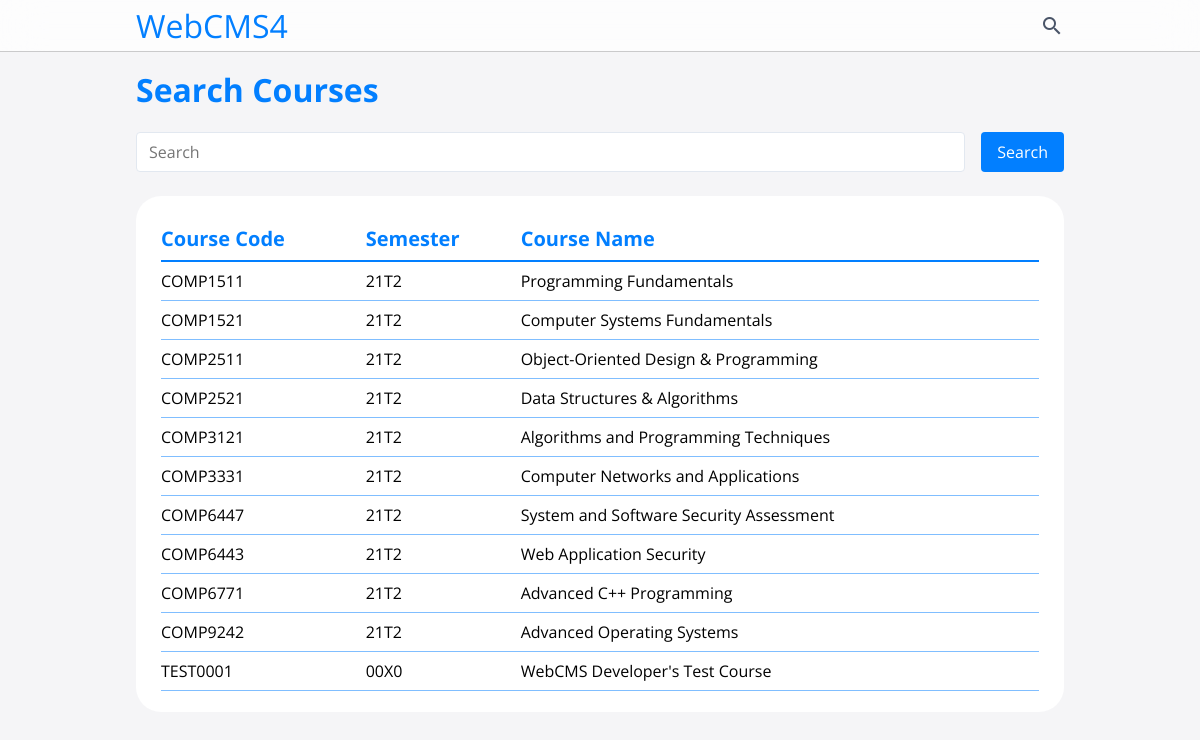
Screenshot of /courses with the database file from the repository.
### tables this page shows
CREATE TABLE COURSES(ID INT PRIMARY KEY,
CODE TEXT NOT NULL,
SEMESTER TEXT NOT NULL,
NAME TEXT NOT NULL);

### routes.py (the view)
@app.route("/courses", methods=["GET", "POST"])
def courses():
	search = request.form.get("search", "")
	courses = Course.get_query(search)
	return render_template("courses.html", search=search, courses=courses)

### webcms4db.py (called while the page is built)
	def get_query(term):
		con = sqlite3.connect("webcms4.sqlite")
		cur = con.cursor()
		cur.execute(f"SELECT ID, CODE, SEMESTER, NAME FROM COURSES WHERE NAME LIKE '%{term}%'")
		rows = cur.fetchall()
		con.close()
		return rows

### templates/courses.html (shortened to what this page needs)
<!DOCTYPE html>
<html>
<head>
	<link rel="stylesheet" href="/static/css/main.css">
</head>
<body>
<header>
<nav>
	<a class="logo" href="/">WebCMS4</a>
	<a class="nav-search" href="/courses"><span class="material-icons">search</span></a>
</nav>
</header>
<main>
	<h1>Search Courses</h1>
	<form class="search-form" method="POST">
		<input type="text" name="search" placeholder="Search" value="{{ search }}">
		<button type="submit">Search</button>
	</form>
	<article>
	<table>
		<tr>
			<th>Course Code</th>
			<th>Semester</th>
			<th>Course Name</th>
		</tr>
		{% for course in courses %}
		<tr>
			<td>{{ course[1] }}</td>
			<td>{{ course[2] }}</td>
			<td>{{ course[3] }}</td>
		</tr>
		{% endfor %}
	</table>
	</article>
</main>
</body>
</html>

### static/css/main.css (style rules this page uses)
html { height: 100%; }
body { background-color: #f5f5f7; font-family: 'Open Sans', sans-serif; margin: 0; }
header { background-color: #fffb; backdrop-filter: saturate(180%) blur(20px); padding: 0.25em; border-bottom: 1px solid #0003; }
nav { display: flex; align-items: center; color: #4a5568; max-width: 60rem; margin: 0 auto; }
nav > a { margin: 0 1rem; display: block; text-decoration: none; color: inherit; }
.logo { color: #027fff; font-size: 2em; }
.nav-search { margin-left: auto; }
.nav-search > .material-icons { display: block; }
main { padding: 1rem; max-width: 60rem; margin: 0 auto; box-sizing: border-box; }
h1 { color: #027fff; font-size: 2em; margin-top: 0; }
article { background: white; border-radius: 25px; padding: 21px 25px; margin-bottom: 2rem; }
table { width: 100%; border-spacing: 0; }
th { color: #027fff; text-align: left; font-size: 1.25em; border-bottom: 2px solid #027fff !important; }
th, td { padding: 0.5rem 0; border-bottom: 1px solid #027fff80; }
input[type=text], input[type=password], textarea { color: #4a5568; font-size: 1em; padding: 0.5rem 0.75rem; border-radius: 4px; border: 1px solid #e2e8f0; font-family: inherit; box-sizing: border-box; }
.search-form { display: flex; margin-bottom: 1.5rem; }
.search-form > input[type=text] { flex: 1; margin-right: 1rem; }
button { font-size: 1em; background: #027fff; color: white; border: 0; border-radius: 4px; padding: 0.5rem 1rem; font-family: inherit; }
a { color: #027fff; }

### rows the page displays
COURSES: CODE "TEST0001", SEMESTER "00X0", NAME "WebCMS Developer's Test Course"

### other values shown
{{ course[1] }} "COMP1511" "COMP1521" "COMP2511" "COMP2521" "COMP3121" "COMP3331" "COMP6447" "COMP6443" "COMP6771" "COMP9242"
{{ course[2] }} "21T2" "21T2" "21T2" "21T2" "21T2" "21T2" "21T2" "21T2" "21T2" "21T2"
{{ course[3] }} "Programming Fundamentals" "Computer Systems Fundamentals" "Object-Oriented Design & Programming" "Data Structures & Algorithms" "Algorithms and Programming Techniques" "Computer Networks and Applications" "System and Software Security Assessment" "Web Application Security" "Advanced C++ Programming" "Advanced Operating Systems"
